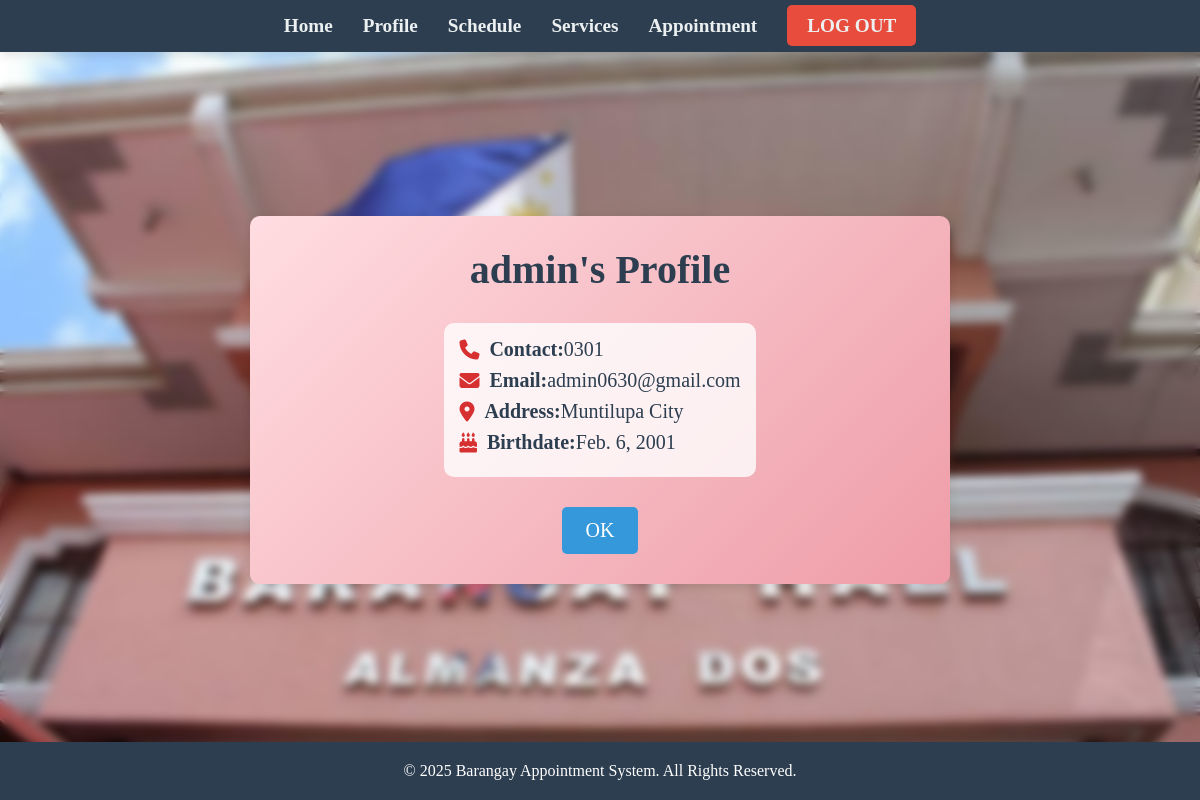
/userprofile/25 (signed in), run on the app's committed database.
### app/models.py (models this page shows, shortened)
class UserProfile(models.Model):
    user = models.OneToOneField(User, on_delete=models.CASCADE)
    contact_number = models.CharField(max_length=15)
    address = models.CharField(max_length=255)
    birthdate = models.DateField()

### app/views.py (the view)
# urls.py: path('userprofile/<int:pk>', UserProfileDetailView.as_view(), name='userprofiledetail'),
class UserProfileDetailView (DetailView):
    model = UserProfile
    template_name = 'app/userprofiledetail.html'
    context_object_name = 'UserProfileDetail_list'

### app/templates/app/userprofiledetail.html (shortened to what this page needs)
{% extends 'app/base.html' %}
{% load static %}
{% block css %}
    <link rel="stylesheet" href="{% static 'css/table.css' %}">
    <link rel="stylesheet" href="https://cdnjs.cloudflare.com/ajax/libs/font-awesome/6.4.2/css/all.min.css">
{% endblock css %}
{% block content %}
    <div class="profile-detail-container">
        <h2>{{ user.username }}'s Profile</h2>
        <div class="profile-info">
            <p><i class="fas fa-phone"></i><strong>Contact:</strong> {{ UserProfileDetail_list.contact_number }}</p>
            <p><i class="fas fa-envelope"></i><strong>Email:</strong> {{ user.email }}</p>
            <p><i class="fas fa-map-marker-alt"></i><strong>Address:</strong> {{ UserProfileDetail_list.address }}</p>
            <p><i class="fas fa-birthday-cake"></i><strong>Birthdate:</strong> {{ UserProfileDetail_list.birthdate }}</p>
        </div>
        <a href="{% url 'userprofile' %}" class="btn update">OK</a>
    </div>
{% endblock content %}

### static/css/table.css (style rules this page uses)
.profile-info { background-color: rgba(255, 255, 255, 0.8); border-radius: 10px; padding: 15px; margin: 10px 0; text-align: left; font-size: 1.1rem; color: #2c3e50; }
.profile-info p { display: flex; align-items: center; margin-bottom: 8px; font-weight: 500; }
.profile-info i { color: #d63031; margin-right: 8px; }
.profile-detail-container { max-width: 700px; width: 100%; margin: 0 auto; background: linear-gradient(135deg, #ffdde1, #ee9ca7); padding: 30px; border-radius: 10px; box-shadow: 0 4px 10px rgba(0, 0, 0, 0.1); position: absolute; top: 50%; left: 50%; transform: translate(-50%, -50%); display: flex; flex-direction: column; align-items: center; justify-content: center; }
.profile-detail-container h2 { font-size: 2.5rem; color: #2c3e50; margin-bottom: 20px; text-align: center; }
.profile-detail-container .profile-info { font-size: 1.25rem; color: #2c3e50; }
.profile-detail-container .profile-info i { color: #d63031; margin-right: 10px; }
.profile-detail-container .btn { padding: 12px 24px; font-size: 1.25rem; border-radius: 5px; margin-top: 20px; text-decoration: none; display: inline-block; }
.profile-detail-container .btn.update { background-color: #3498db; color: white; }

### data on the page
UserProfile: contact_number "0301", address "Muntilupa City", birthdate "Feb. 6, 2001"

### other printed values
{{ user.username }} "admin"
{{ user.email }} "admin0630@gmail.com"
